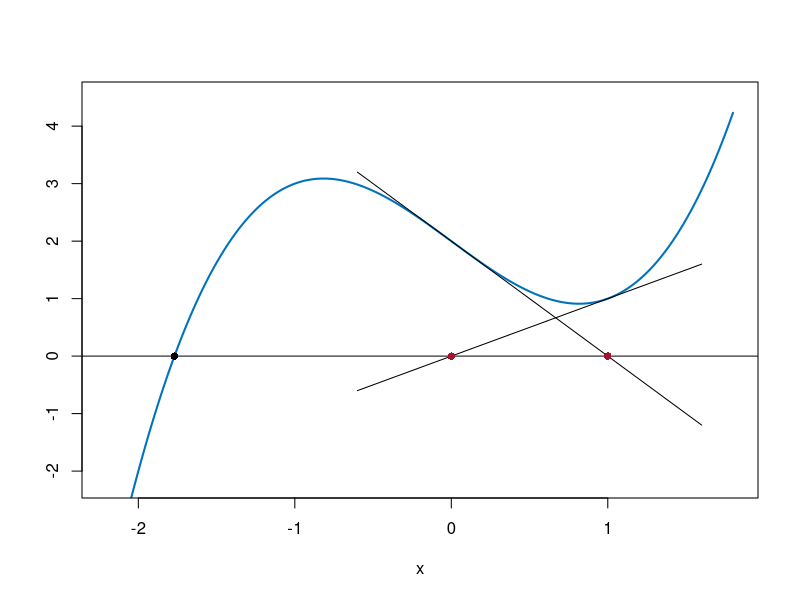

Write R code to recreate this figure.
# Abb. 1.34: Newton-Verfahren ohne Konvergenz (Buch, Abschnitt 1.5, Gl. 1.44)
# g(x) = x^3 - 2x + 2 mit x_0 = 0: die Näherungen springen zwischen 0 und 1, die Nullstelle bei -1.769 wird nicht gefunden
# (c) 2026 Philipp Kügler · Programm zum Buch „Dynamische Systeme in den Lebenswissenschaften“ · MIT-Lizenz (siehe LICENSE)
g <- function(x) x^3 - 2 * x + 2
dg <- function(x) 3 * x^2 - 2

x <- numeric(7)
for (k in 1:6) x[k + 1] <- x[k] - g(x[k]) / dg(x[k])
cat("x_0 ... x_6 =", sprintf("%g", x), "\n")

xs <- -1                                 # mit einem besseren Startwert klappt es
for (k in 1:8) xs <- xs - g(xs) / dg(xs)
cat(sprintf("Start bei -1: Nullstelle x* = %.6f\n", xs))

xx <- seq(-2.2, 1.8, length.out = 400)
plot(xx, g(xx), type = "l", col = rgb(0, 0.447, 0.741), lwd = 2, ylim = c(-2.2, 4.5), xlab = "x", ylab = "")
abline(h = 0)
zz <- seq(-0.6, 1.6, length.out = 10)
for (a in c(0, 1)) lines(zz, g(a) + dg(a) * (zz - a))   # die beiden Tangenten
points(c(0, 1), c(0, 0), pch = 16, col = rgb(0.64, 0.08, 0.18))
points(xs, 0, pch = 16)
